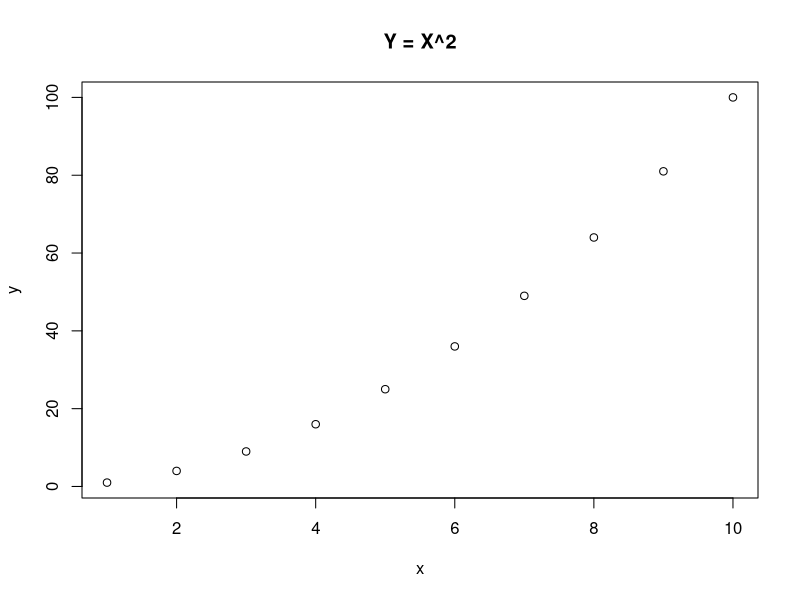
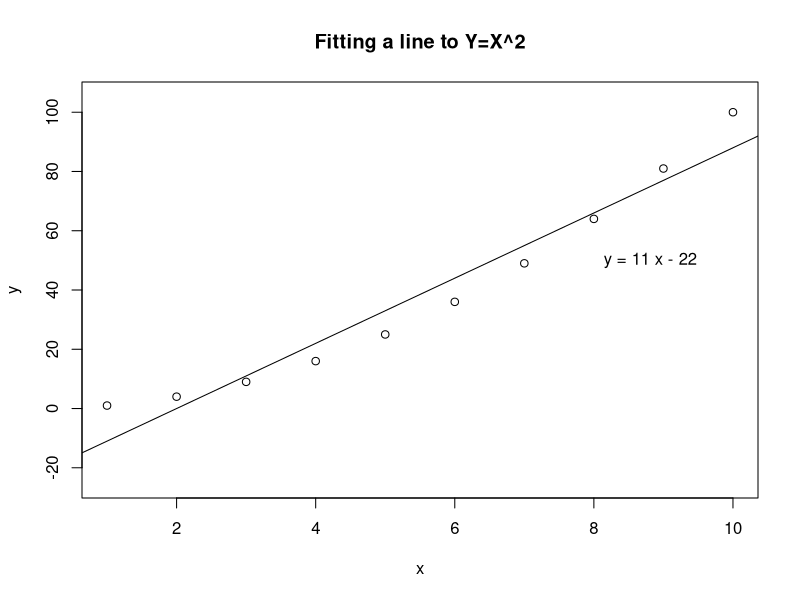

Write R code to recreate these figures, in order.
xy <- data.frame(x = seq(1,10))
xy$y <- xy$x^2
plot(y~x, data=xy, main="Y = X^2")

xy.lm <- lm(y~x, data=xy)
xy.lm
summary(xy.lm)

plot(y~x, data=xy,
     ylim = c(-25,105),
     main = "Fitting a line to Y=X^2")
abline(xy.lm)
text(x=8,y=50,pos=4,label="y = 11 x - 22")
